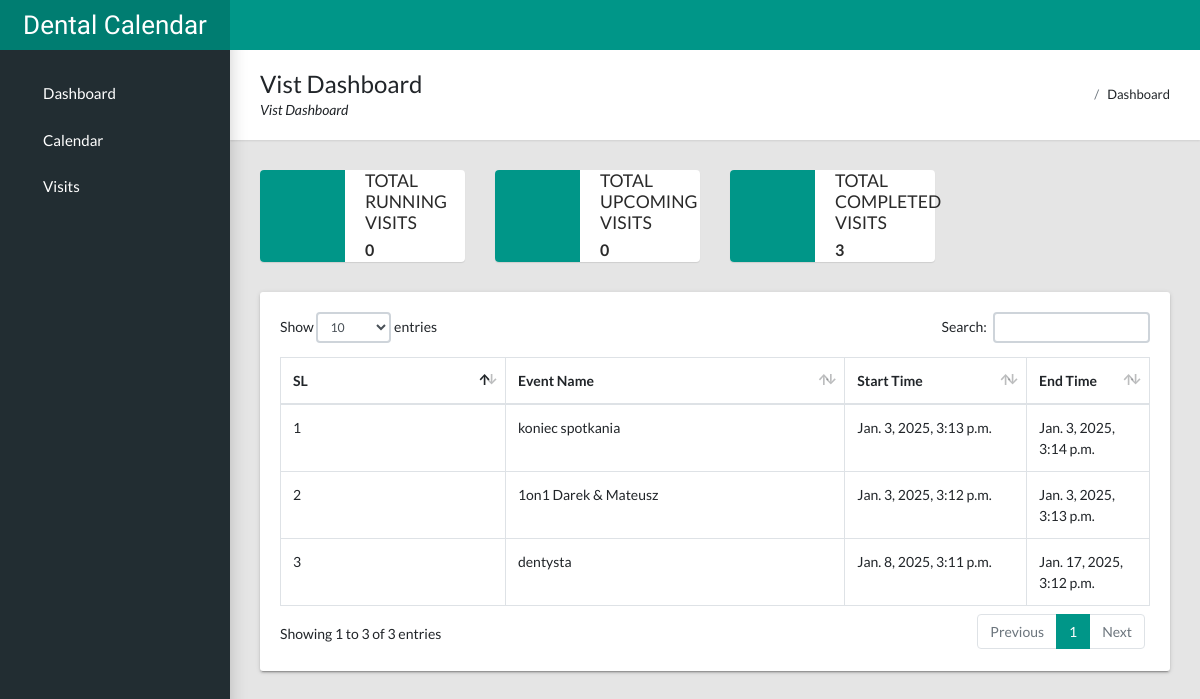
Screenshot of / (signed in) with the database file from the repository.
### calendarapp/models/event.py (models this page shows, shortened)
class Event(EventAbstract):
    user = models.ForeignKey(User, on_delete=models.CASCADE, related_name="events")
    title = models.CharField(max_length=200)
    description = models.TextField()
    start_time = models.DateTimeField()
    end_time = models.DateTimeField()
    objects = EventManager()

### eventcalendar/views.py (the view)
# urls.py: path("", DashboardView.as_view(), name="dashboard"),
class DashboardView(LoginRequiredMixin, View):
    login_url = "accounts:signin"
    template_name = "calendarapp/dashboard.html"
    def get(self, request, *args, **kwargs):
        events = Event.objects.get_all_events(user=request.user)
        running_events = Event.objects.get_running_events(user=request.user)
        latest_events = Event.objects.filter(user=request.user).order_by("-id")[:10]
        completed_events = Event.objects.get_completed_events(user=request.user)
        upcoming_events = Event.objects.get_upcoming_events(user=request.user)
        context = {
            "total_event": events.count(),
            "running_events": running_events,
            "latest_events": latest_events,
            "completed_events": completed_events.count(),
            "upcoming_events": upcoming_events
        }
        return render(request, self.template_name, context)

### calendarapp/models/event.py (called while the page is built)
    def get_all_events(self, user):
        events = Event.objects.filter(user=user, is_active=True, is_deleted=False)
        return events

    def get_running_events(self, user):
        running_events = Event.objects.filter(
            user=user,
            is_active=True,
            is_deleted=False,
            end_time__gte=datetime.now().date(),
            start_time__lte = datetime.now().date()
        ).order_by("start_time")
        return running_events

    def get_completed_events(self, user):
        completed_events = Event.objects.filter(
            user=user,
            is_active=True,
            is_deleted=False,
            end_time__lt=datetime.now().date(),
        )
        return completed_events

    def get_upcoming_events(self, user):
        upcoming_events = Event.objects.filter(
            user=user,
            is_active=True,
            is_deleted=False,
            start_time__gt=datetime.now().date(),
        )
        return upcoming_events

### templates/calendarapp/dashboard.html (shortened to what this page needs)
{% extends 'base/base.html' %}
{% load static %}
{% block breadcrumb %}
    <div>
        <h1> Vist Dashboard</h1>
        <p>Vist Dashboard</p>
    </div>
    <ul class="app-breadcrumb breadcrumb">
        <li class="breadcrumb-item"><a >Dashboard</a></li>
    </ul>
{% endblock breadcrumb %}
{% block content %}
<div class="row">
    <div class="col-md-6 col-lg-3">
        <div class="widget-small primary coloured-icon">
            <i class="icon fa fa-files-o fa-3x"></i>
            <div class="info">
                <h4>Total Running Visits</h4>
                <p><b>{{ running_events.count }}</b></p>
            </div>
        </div>
    </div>
    <div class="col-md-6 col-lg-3">
        <div class="widget-small primary coloured-icon">
            <i class="icon fa fa-clock-o fa-3x"></i>
            <div class="info">
                <h4>Total Upcoming Visits</h4>
                <p><b>{{ upcoming_events.count }}</b></p>
            </div>
        </div>
    </div>
    <div class="col-md-6 col-lg-3">
        <div class="widget-small primary coloured-icon">
            <i class="icon fa fa-thumbs-o-up fa-3x"></i>
            <div class="info">
                <h4>Total Completed Visits</h4>
                <p><b>{{ completed_events }}</b></p>
            </div>
        </div>
    </div>
    <div class="col-md-12">
        <div class="tile">
            <div class="tile-body">
                <div class="table-responsive">
                    <div id="sampleTable_wrapper" class="dataTables_wrapper container-fluid dt-bootstrap4 no-footer">
                        <div class="row">
                            <div class="col-sm-12">
                                <table class="table table-hover table-bordered dataTable no-footer" id="sampleTable" role="grid" aria-describedby="sampleTable_info">
                                    <thead>
                                        <tr role="row">
                                            <th class="sorting_asc" tabindex="0" aria-controls="sampleTable" rowspan="1" colspan="1" aria-sort="ascending" aria-label="Name: activate to sort column descending" style="width: 261.641px;">SL</th>
                                            <th class="sorting" tabindex="0" aria-controls="sampleTable" rowspan="1" colspan="1" aria-label="Position: activate to sort column ascending" style="width: 417.312px;">Event Name</th>
                                            <th class="sorting" tabindex="0" aria-controls="sampleTable" rowspan="1" colspan="1" aria-label="Office: activate to sort column ascending" style="width: 189.281px;">Start Time</th>
                                            <th class="sorting" tabindex="0" aria-controls="sampleTable" rowspan="1" colspan="1" aria-label="Age: activate to sort column ascending" style="width: 102.141px;">End Time</th>
                                        </tr>
                                    </thead>
                                    <tbody>
                                        {% for visit in latest_events %}
                                            <tr role="row" class="odd">
                                                <td class="sorting_1">{{ forloop.counter }}</td>
                                                <td>{{ visit.title }}</td>
                                                <td>{{ visit.start_time }}</td>
                                                <td>{{ visit.end_time }}</td>
                                            </tr>
                                        {% endfor %}
                                    </tbody>
                                </table>
                            </div>
                        </div>
                    </div>
                </div>
            </div>
        </div>
    </div>
</div>
{% endblock content %}

### templates/base/base.html (shortened to what this page needs)
<!DOCTYPE html>
<html lang="en">
    {% load static %}
    {% load pwa %}
    <head>
        <link rel="stylesheet" type="text/css" href="{% static 'css/main.css' %}">
        <link rel="stylesheet" type="text/css" href="{% static 'css/calender.css' %}">
    </head>
    <body class="app sidebar-mini">
        <header class="app-header">
            <a class="app-header__logo" href="{% url 'calendarapp:calendar' %}">Dental Calendar</a>
            <a class="app-sidebar__toggle" href="#" data-toggle="sidebar" aria-label="Hide Sidebar"></a>
            <ul class="app-nav">
                <li class="dropdown">
                    <a class="app-nav__item" href="#" data-toggle="dropdown" aria-label="Open Profile Menu"></a>
                </li>
            </ul>
        </header>
        <aside class="app-sidebar">
            <ul class="app-menu">
                <li>
                    <a class="app-menu__item" href="{% url 'dashboard' %}"><span class="app-menu__label">Dashboard</span></a>
                </li>
                <li>
                    <a class="app-menu__item" href="{% url 'calendarapp:calendar' %}"><span class="app-menu__label">Calendar</span></a>
                </li>
                <li class="treeview">
                    <a class="app-menu__item" href="#" data-toggle="treeview"><span class="app-menu__label">Visits</span></a>
                </li>
            </ul>
        </aside>
        <main class="app-content">
            <div class="app-title">
                {% block breadcrumb %}
                {% endblock breadcrumb %}
            </div>
            {% block content %}
            {% endblock content %}
        </main>
    </body>
</html>

### templates/base/js.html (shortened to what this page needs)
{% load static %}

### static/css/calender.css (style rules this page uses)
ul { height: 100%; padding: 0px 5px 0px 20px; }
a { color: #17a2b8; }

### rows the page displays
Event: title "koniec spotkania", start_time "Jan. 3, 2025, 3:13 p.m.", end_time "Jan. 3, 2025, 3:14 p.m."
Event: title "1on1 Darek & Mateusz", start_time "Jan. 3, 2025, 3:12 p.m.", end_time "Jan. 3, 2025, 3:13 p.m."
Event: title "dentysta", start_time "Jan. 8, 2025, 3:11 p.m.", end_time "Jan. 17, 2025, 3:12 p.m."

### other values shown
{{ running_events.count }} "0"
{{ upcoming_events.count }} "0"
{{ completed_events }} "3"
